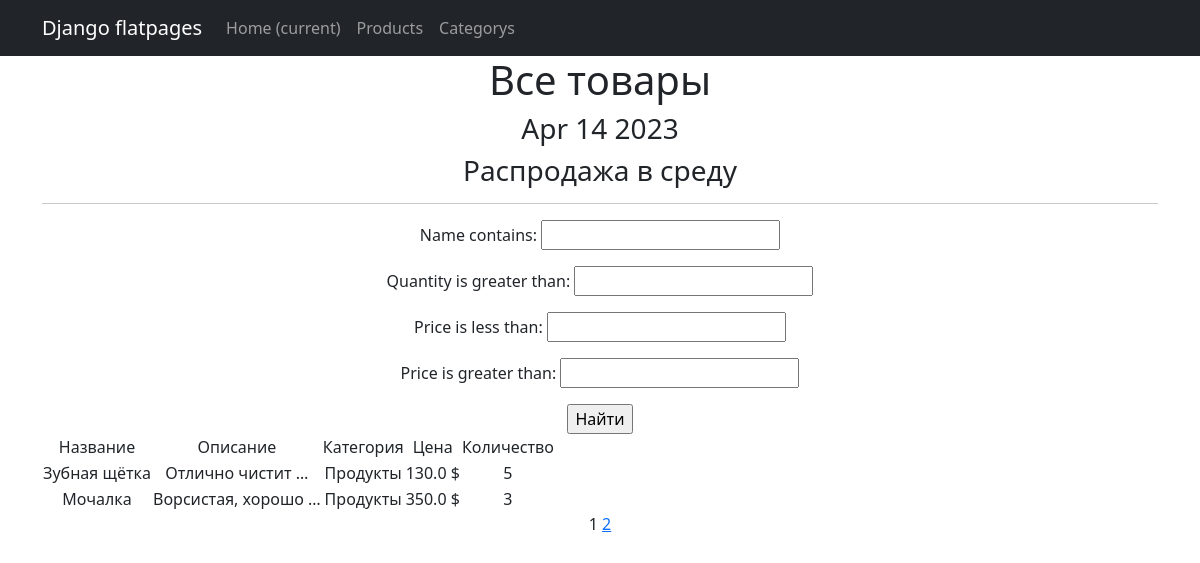
Screenshot of /products/ with the database file from the repository.
### simpleapp/models.py (models this page shows, shortened)
class Product(models.Model):
    name = models.CharField(
        max_length=50,
        unique=True,
    )
    description = models.TextField()
    quantity = models.IntegerField(
        validators=[MinValueValidator(0)],
    )
    category = models.ForeignKey(
        to='Category',
        on_delete=models.CASCADE,
        related_name='products',
    )
    price = models.FloatField(
        validators=[MinValueValidator(0.0)],
    )

class Category(models.Model):
    name = models.CharField(max_length=100, unique=True)

### simpleapp/views.py (the view)
# urls.py: path('', ProductsList.as_view()),
class ProductsList(ListView):
    model = Product
    ordering = 'name'
    template_name = 'products.html'
    context_object_name = 'products'
    paginate_by = 2
    def get_queryset(self):
        queryset = super().get_queryset()
        self.filterset = ProductFilter(self.request.GET, queryset)
        return self.filterset.qs
    def get_context_data(self, **kwargs):
        context = super().get_context_data(**kwargs)
        context['filterset'] = self.filterset
        context['next_sale'] = "Распродажа в среду"
        return context

### simpleapp/templatetags/custom_filters.py (called while the page is built)
@register.filter()
def currency(value, code='rub'):
    postfix = CURRENCIES_SYMBOLS[code]
    return f'{value} {postfix}'

### simpleapp/templatetags/custom_tags.py (called while the page is built)
@register.simple_tag()
def current_time(format_string='%b %d %Y'):
   return datetime.utcnow().strftime(format_string)

### templates/products.html (shortened to what this page needs)
{% extends 'flatpages/default.html' %}
{% load custom_filters %}
{% load custom_tags %}
{% block content %}
    <h1>Все товары</h1>
    <h3>{% current_time '%b %d %Y' %}</h3>
   <h3> {{ next_sale|default_if_none:"Чуть позже сообщим о распродаже!" }} </h3>
    <hr>
   <form action="" method="get">
       {{ filterset.form.as_p }}
       <input type="submit" value="Найти" />
   </form>
       {% if products %}
            <table>
                <tr>
                   <td>Название</td>
                   <td>Описание</td>
                   <td>Категория</td>
                   <td>Цена</td>
                   <td>Количество</td>
                </tr>
                {% for product in products %}
                <tr>
                    <td>{{ product.name }}</td>
                   <td>{{ product.description|truncatewords:2 }}</td>
                   <td>{{ product.category.name }}</td>
                   <td>{{ product.price|currency:"usd" }}</td>
                   <td>{{ product.quantity }}</td>
                </tr>
                {% endfor %}
            </table>
        {% else %}
            <h2>Товаров нет!</h2>
        {% endif %}
       {{ page_obj.number }}
           {% if page_obj.has_next %}
               <a href="?page={{ page_obj.next_page_number }}">{{ page_obj.next_page_number }}</a>
            {% endif %}
{% endblock content %}

### templates/flatpages/default.html (shortened to what this page needs)
<!DOCTYPE html>
<html lang="en">
    <head>
        {% load static %}
        <link href="{% static 'css/styles.css' %}" rel="stylesheet" />
    </head>
    <body>
        <nav class="navbar navbar-expand-lg navbar-dark bg-dark static-top">
           <div class="container">
               <a class="navbar-brand" href="#">Django flatpages</a>
               <div class="collapse navbar-collapse" id="navbarResponsive">
                   <ul class="navbar-nav ml-auto">
                       <li class="nav-item active">
                           <a class="nav-link" href="#">Home
                               <span class="sr-only">(current)</span>
                           </a>
                       </li>
                       <li class="nav-item">
                           <a class="nav-link" href="/products/">Products</a>
                       </li>
                       <li class="nav-item">
                           <a class="nav-link" href="/categorys/">Categorys</a>
                       </li>
                   </ul>
               </div>
           </div>
        </nav>
        <div class="container">
           <div class="row">
               <div class="col-lg-12 text-center">
                   {% block content %}{% endblock content %}
               </div>
           </div>
        </div>
    </body>
</html>

### rows the page displays
Product: name "Зубная щётка", description "Отлично чистит …", category.name "Продукты", price "130.0 $", quantity "5"
Product: name "Мочалка", description "Ворсистая, хорошо …", category.name "Продукты", price "350.0 $", quantity "3"

### other values shown
{{ next_sale|default_if_none:"Чуть позже сообщим о распродаже!" }} "Распродажа в среду"
{{ page_obj.number }} "1"
{{ page_obj.next_page_number }} "2"
